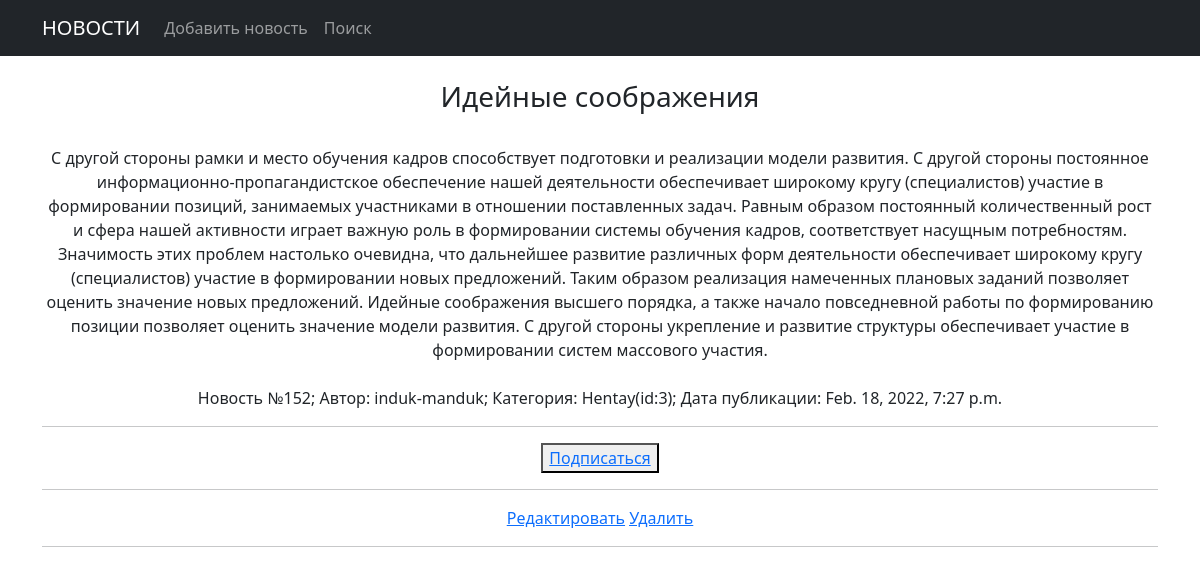
The app's page /news/152/ with its own data.
### newapp/models.py (models this page shows, shortened)
class Post(models.Model):
    author = models.ForeignKey(Author, on_delete=models.CASCADE, default="Aragorn", verbose_name='Автор (author)')
    NEWS = 'NW'
    ARTICLE = 'AR'
    CATEGORY_CHOICES = (
        (NEWS, 'Новость'),
        (ARTICLE, 'Статья'),
    )
    categoryType = models.CharField(max_length=2, choices=CATEGORY_CHOICES, default=ARTICLE,
                                    verbose_name='Категория(categoryType)')
    dateCreation = models.DateTimeField(auto_now_add=True, verbose_name='Дата создания(dateCreation)')
    category = models.ForeignKey(Category, on_delete=models.CASCADE, null=True, default="Nature",
                                 verbose_name='Категория(category)')
    title = models.CharField(max_length=128, verbose_name='Название(title)')
    text = models.TextField()
    rating = models.SmallIntegerField(default=0)
    def __str__(self):
        return f'{self.title}'

class Author(models.Model):
    authorUser = models.OneToOneField(User, on_delete=models.CASCADE)
    ratingAuthor = models.SmallIntegerField(default=0)
    def __str__(self):
        return f'{self.authorUser}'

class Category(models.Model):
    name = models.CharField(max_length=64, unique=True)
    subscribers = models.ManyToManyField(User, )
    def __str__(self):
        return f'{self.name}'

### newapp/views.py (the view)
# urls.py: path('<int:pk>/', NewsDetail.as_view(), name='news_detail'),
class NewsDetail(DetailView):
    template_name = 'news_detail.html'
    queryset = Post.objects.all()
    def get_context_data(self, **kwargs):
        context = super().get_context_data(**kwargs)
        id = self.kwargs.get('pk')
        qwe = Category.objects.filter(pk=Post.objects.get(pk=id).category.id).values("subscribers__username")
        context['is_not_subscribe'] = not qwe.filter(subscribers__username=self.request.user).exists()
        context['is_subscribe'] = qwe.filter(subscribers__username=self.request.user).exists()
        return context

### newapp/templates/news_detail.html (shortened to what this page needs)
{% extends 'flatpages/default.html' %}
{% block content %}
<br>
<h3>{{ post }}</h3>
<br>
{{ post.text }}
<br>
<br>
Новость №{{ post.pk }}; Автор: {{ post.author }}; Категория: {{ post.category }}(id:{{ post.category.id }}); Дата публикации: {{ post.dateCreation }}
<br>
<hr>
{% if is_not_subscribe %}
<button><a href="add_subscribe/?pk={{ post.category.id }}"> Подписаться </a></button>
{% endif %}
<hr>
<a href="{% url 'news_edit' post.id %}"><u>Редактировать</u></a>
<a href="{% url 'news_delete' post.id %}"><u>Удалить</u></a>
<hr>
{% endblock content %}

### records on screen
Post: title "Идейные соображения", text "С другой стороны рамки и место обучения кадров способствует подготовки и реализации модели развития. С другой стороны постоянное информационно-пропагандистское обеспечение нашей деятельности обеспечивает широкому кругу (специалистов) участие в формировании позиций, занимаемых участниками в отношении поставленных задач. Равным образом постоянный количественный рост и сфера нашей активности играет важную роль в формировании системы обучения кадров, соответствует насущным потребностям. Значимость этих проблем настолько очевидна, что дальнейшее развитие различных форм деятельности обеспечивает широкому кругу (специалистов) участие в формировании новых предложений. Таким образом реализация…", pk "152", author "induk-manduk", category "Hentay", category.id "3", dateCreation "Feb. 18, 2022, 7:27 p.m."
